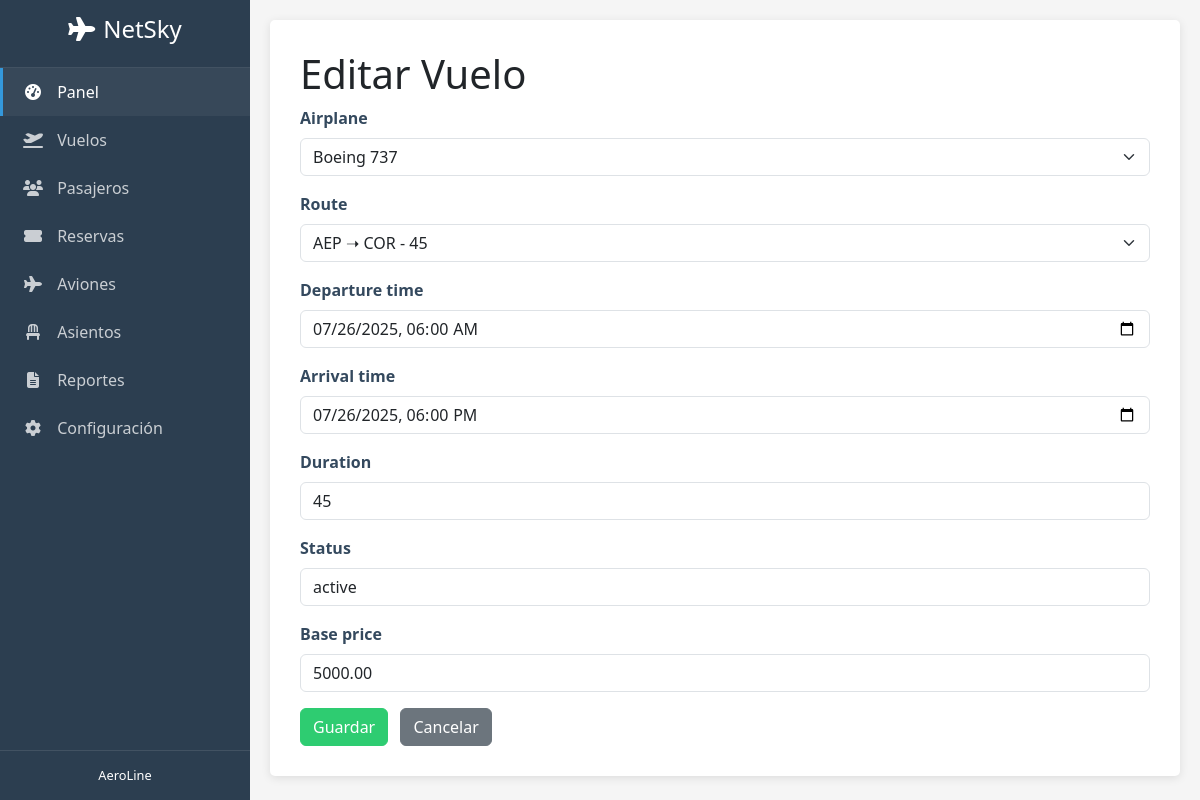
Screenshot of /flight/flights/2/editar/ with the database file from the repository.
### flight/models.py (models this page shows, shortened)
class Flight(models.Model):
    airplane = models.ForeignKey(Airplane, on_delete=models.CASCADE, related_name='flights')
    route = models.ForeignKey(Route, on_delete=models.CASCADE, related_name='flights')
    departure_time = models.DateTimeField()
    arrival_time = models.DateTimeField()
    duration = models.IntegerField()
    STATUS_CHOICES = [
        ('active', 'Active'),
        ('cancelled', 'Cancelled'),
        ('delayed', 'Delayed'),
    ]
    status = models.CharField(max_length=20, choices=STATUS_CHOICES)
    base_price = models.DecimalField(max_digits=10, decimal_places=2)

### flight/views.py (the view, shortened to what this page needs)
# urls.py: path('flights/<int:pk>/editar/', FlightUpdate.as_view(), name='flight_update'),
class FlightUpdate(UpdateView):
    model = Flight
    form_class = FlightForm
    template_name = 'flight_form.html'
    success_url = reverse_lazy('flight_list')

### flight/forms.py (shortened to what this page needs)
class FlightForm(forms.ModelForm):
    class Meta:
        model = Flight
        fields = '__all__'
        widgets = {
            'airplane': forms.Select(attrs={'class': 'form-select'}),
            'route': forms.Select(attrs={'class': 'form-select'}),
            'departure_time': forms.DateTimeInput(attrs={'class': 'form-control', 'type': 'datetime-local'}),
            'arrival_time': forms.DateTimeInput(attrs={'class': 'form-control', 'type': 'datetime-local'}),
            'duration': forms.NumberInput(attrs={'class': 'form-control', 'min': 1}),
            'status': forms.TextInput(attrs={'class': 'form-control'}),
            'base_price': forms.NumberInput(attrs={'class': 'form-control', 'step': '0.01', 'min': 0}),
        }

### airplane/models.py (called while the page is built)
    def __str__(self):
        return f"{self.model} "

### flight/models.py (called while the page is built)
    def __str__(self):
        return f"{self.origin_airport.code} ➝ {self.destination_airport.code} - {self.estimated_duration}"

### skynet_app/context_processors.py (called while the page is built)
def get_time_data(request):
    return {
        'current_year': date.today().year,
        'current_date': date.today()
    }

### flight/templates/flight_form.html (shortened to what this page needs)
{% extends "home/base.html" %}
{% block content %}
<div class="form-container">
    <h1>{% if object %}Editar Vuelo{% else %}Nuevo Vuelo{% endif %}</h1>
    <form method="post" novalidate>
        {% for field in form %}
        <div class="mb-3">
            <label class="form-label" for="{{ field.id_for_label }}">{{ field.label }}</label>
            {{ field }}
        </div>
        {% endfor %}
        <button type="submit" class="btn btn-success">Guardar</button>
        <a href="{% url 'flight_list' %}" class="btn btn-secondary ms-2">Cancelar</a>
    </form>
</div>
{% endblock %}

### home/templates/home/base.html (style rules this page uses)
:root { --primary-color: #2c3e50; --secondary-color: #34495e; --accent-color: #3498db; --success-color: #2ecc71; --warning-color: #f39c12; --danger-color: #e74c3c; }
body { min-height: 100vh; display: flex; flex-direction: column; background-color: #f5f5f5; font-family: 'Segoe UI', Tahoma, Geneva, Verdana, sans-serif; }
.form-container { background: #fff; border-radius: 5px; box-shadow: 0 2px 10px rgba(0,0,0,0.1); padding: 30px; }
.form-label { font-weight: 600; color: var(--secondary-color); }
.btn-success { background-color: var(--success-color); border-color: var(--success-color); }

### rows the page displays
Flight: form "Boeing 737" "AEP ➝ COR - 45" "07/26/2025 06:00" "07/26/2025 18:00" "45" "active" "5000.00"

### other values shown
{{ field.label }} "Airplane" "Route" "Departure time" "Arrival time" "Duration" "Status" "Base price"
